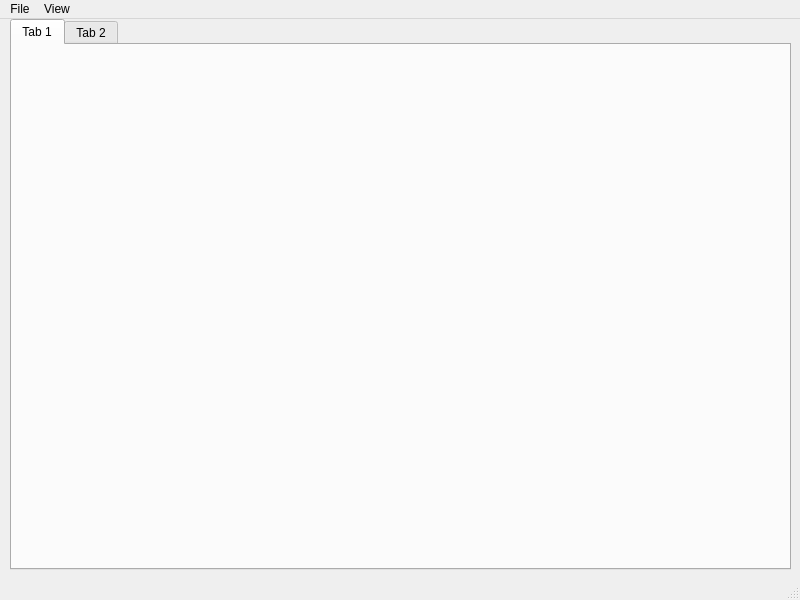
<?xml version="1.0" encoding="UTF-8"?>
<ui version="4.0">
 <class>MainWindow</class>
 <widget class="QMainWindow" name="MainWindow">
  <property name="geometry">
   <rect>
    <x>0</x>
    <y>0</y>
    <width>800</width>
    <height>600</height>
   </rect>
  </property>
  <property name="windowTitle">
   <string>MainWindow</string>
  </property>
  <widget class="QWidget" name="centralwidget">
   <widget class="QTabWidget" name="tabWidget">
    <property name="geometry">
     <rect>
      <x>10</x>
      <y>0</y>
      <width>781</width>
      <height>551</height>
     </rect>
    </property>
    <property name="currentIndex">
     <number>0</number>
    </property>
    <widget class="QWidget" name="tab">
     <attribute name="title">
      <string>Tab 1</string>
     </attribute>
    </widget>
    <widget class="QWidget" name="tab_2">
     <attribute name="title">
      <string>Tab 2</string>
     </attribute>
    </widget>
   </widget>
  </widget>
  <widget class="QMenuBar" name="menubar">
   <property name="geometry">
    <rect>
     <x>0</x>
     <y>0</y>
     <width>800</width>
     <height>25</height>
    </rect>
   </property>
   <widget class="QMenu" name="menuMenu">
    <property name="title">
     <string>File</string>
    </property>
   </widget>
   <widget class="QMenu" name="menuEdit">
    <property name="title">
     <string>View</string>
    </property>
    <addaction name="actionLight_Curve"/>
   </widget>
   <addaction name="menuMenu"/>
   <addaction name="menuEdit"/>
  </widget>
  <widget class="QStatusBar" name="statusbar"/>
  <action name="actionLight_Curve">
   <property name="text">
    <string>Light Curve</string>
   </property>
  </action>
 </widget>
 <resources/>
 <connections/>
</ui>
